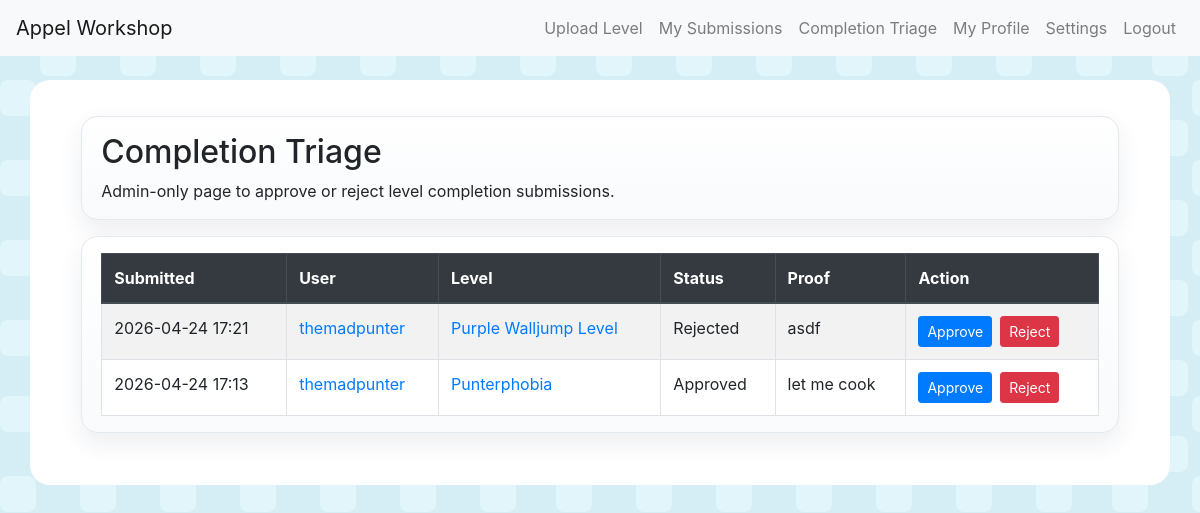
Page /completions/admin-triage/ (signed in) on the committed database.
### levels/models.py (models this page shows, shortened)
class LevelCompletion(models.Model):
    STATUS_PENDING = 'pending'
    STATUS_APPROVED = 'approved'
    STATUS_REJECTED = 'rejected'
    STATUS_CHOICES = [
        (STATUS_PENDING, 'Pending'),
        (STATUS_APPROVED, 'Approved'),
        (STATUS_REJECTED, 'Rejected'),
    ]
    user = models.ForeignKey(User, on_delete=models.CASCADE, related_name='level_completions')
    level = models.ForeignKey(Level, on_delete=models.CASCADE, related_name='completion_submissions')
    proof = models.TextField(max_length=5000)
    status = models.CharField(max_length=20, choices=STATUS_CHOICES, default=STATUS_PENDING)
    submitted_at = models.DateTimeField(auto_now_add=True)
    updated_at = models.DateTimeField(auto_now=True)
    reviewed_at = models.DateTimeField(null=True, blank=True)
    reviewed_by = models.ForeignKey(
        User,
        on_delete=models.SET_NULL,
        null=True,
        blank=True,
        related_name='reviewed_level_completions',
    )
    class Meta:
        constraints = [
            models.UniqueConstraint(fields=['user', 'level'], name='unique_completion_per_user_level')
        ]

class Level(models.Model):
    MOD_CHOICES = [
        ('appel', 'Appel'),
        ('appelp', 'Appel+'),
        ('appelm', 'Appel Multiplayer'),
        ('sheepel', 'Sheepel'),
        ('appel-playground', "Appel Playground")
    ]
    name = models.CharField(max_length=100)
    level_code = models.TextField(max_length=10000)
    description = models.TextField(null=True, blank=True, default="", max_length=2000)
    original_uploader = models.CharField(null=True, blank=True, default="", max_length=100, help_text="The original creator of the level. Leave blank if this was you.")
    difficulty = models.FloatField(default=0, help_text="The difficulty (in the Punter scale, more info <a href='https://appel.miraheze.org/wiki/Difficulty'>here</a>)")
    difficulty_rating = models.FloatField(null=True, blank=True)
    quality_rating = models.FloatField(null=True, blank=True)
    level_ratings = models.JSONField(default=list, blank=True)
    mod_category = models.CharField(max_length=50, choices=MOD_CHOICES, default='appel')
    creator = models.ForeignKey(User, on_delete=models.CASCADE, related_name="levels")
    created_at = models.DateTimeField(auto_now_add=True)

### levels/views.py (the view, shortened to what this page needs)
# urls.py: path('completions/admin-triage/', views.admin_completion_triage, name='admin_completion_triage'),
@login_required
def admin_completion_triage(request):
    if not request.user.is_staff:
        return HttpResponseForbidden('Admin access required.')
    submissions = LevelCompletion.objects.select_related('user', 'level', 'reviewed_by').order_by('-submitted_at')
    return render(
        request,
        'levels/admin_completion_triage.html',
        {
            'submissions': submissions,
        },
    )

### levels/templates/levels/admin_completion_triage.html (shortened to what this page needs)
{% extends "base.html" %}
{% block content %}
<div class="container">
    <div class="bubble-section">
        <h2 class="mb-0">Completion Triage</h2>
        <p class="mt-2 mb-0">Admin-only page to approve or reject level completion submissions.</p>
    </div>
    <div class="bubble-section bubble-table">
        <table class="table table-striped table-bordered">
            <thead class="thead-dark">
                <tr>
                    <th>Submitted</th>
                    <th>User</th>
                    <th>Level</th>
                    <th>Status</th>
                    <th>Proof</th>
                    <th>Action</th>
                </tr>
            </thead>
            <tbody>
                {% for submission in submissions %}
                    <tr>
                        <td>{{ submission.submitted_at|date:"Y-m-d H:i" }}</td>
                        <td><a href="{% url 'levels:user_profile' submission.user.username %}">{{ submission.user.username }}</a></td>
                        <td><a href="{% url 'levels:level_detail' submission.level.id %}">{{ submission.level.name }}</a></td>
                        <td>{{ submission.get_status_display }}</td>
                        <td>{{ submission.proof|truncatechars:220 }}</td>
                        <td>
                            <div class="bubble-actions">
                                <form method="post">
                                    <button type="submit" class="btn btn-primary btn-sm">Approve</button>
                                </form>
                                <form method="post">
                                    <button type="submit" class="btn btn-danger btn-sm">Reject</button>
                                </form>
                            </div>
                        </td>
                    </tr>
                {% empty %}
                    <tr>
                        <td colspan="6">No completion submissions found.</td>
                    </tr>
                {% endfor %}
            </tbody>
        </table>
    </div>
</div>
{% endblock %}

### static/css/style.css (style rules this page uses)
body { background-image: url("../img/bg.svg"); background-repeat: repeat; background-color: #cccccc; }
.bubble-section { background: linear-gradient(180deg, #ffffff 0%, #f8fafc 100%); border: 1px solid #e4e8ef; border-radius: 16px; box-shadow: 0 10px 24px rgba(24, 39, 75, 0.08); padding: 1rem 1.2rem; margin-bottom: 1rem; }
.bubble-actions { display: flex; flex-wrap: wrap; gap: 0.5rem; }
.bubble-table { overflow-x: auto; }
.bubble-table .table { margin-bottom: 0; background-color: #ffffff; }

### rows in the picture
LevelCompletion: submitted_at "2026-04-24 17:21", user.username "themadpunter", level.name "Purple Walljump Level", status "Rejected", proof "asdf"
LevelCompletion: submitted_at "2026-04-24 17:13", user.username "themadpunter", level.name "Punterphobia", status "Approved", proof "let me cook"
